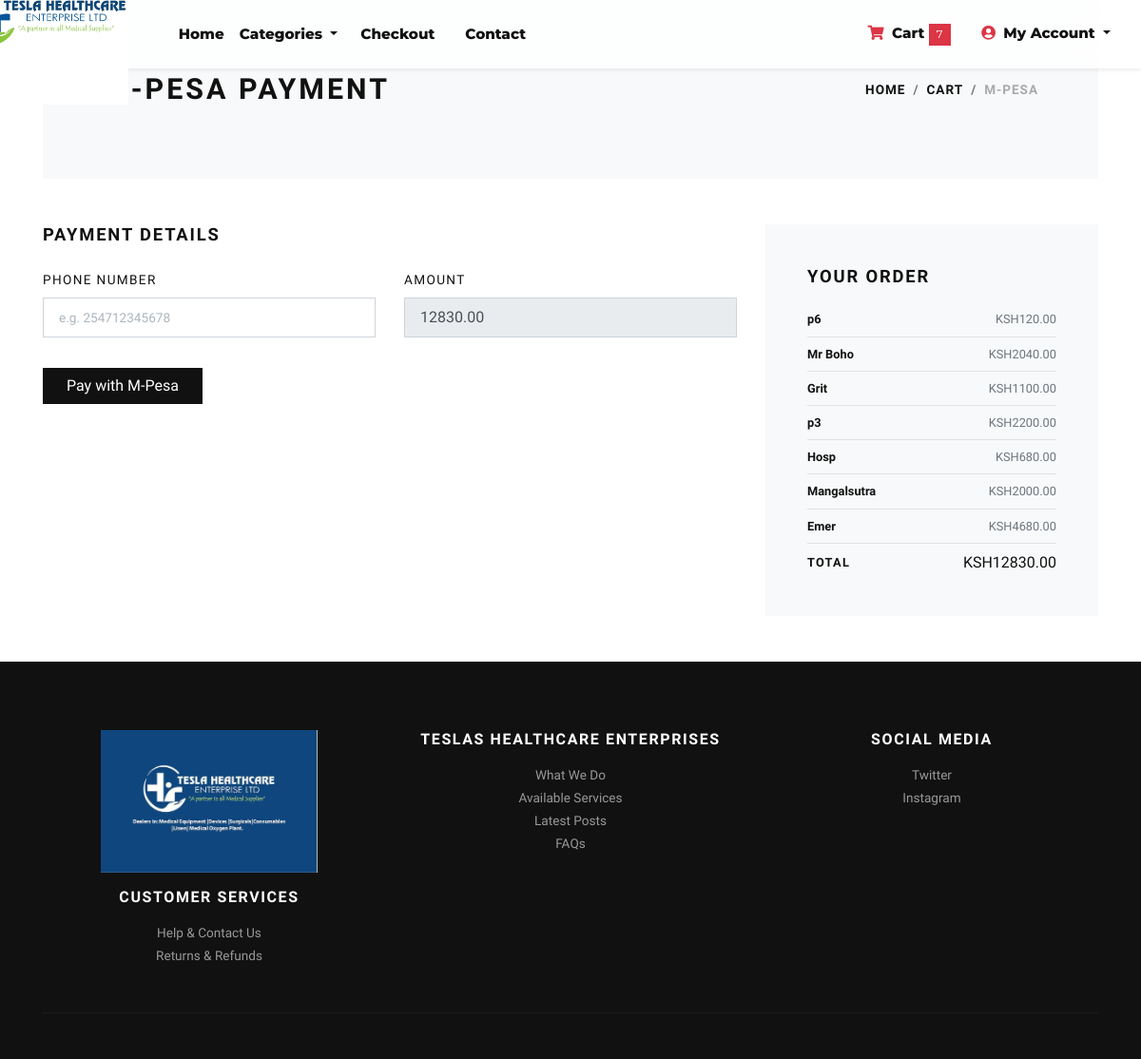
The page /mpesa/ (signed in) on the database as committed earlier.
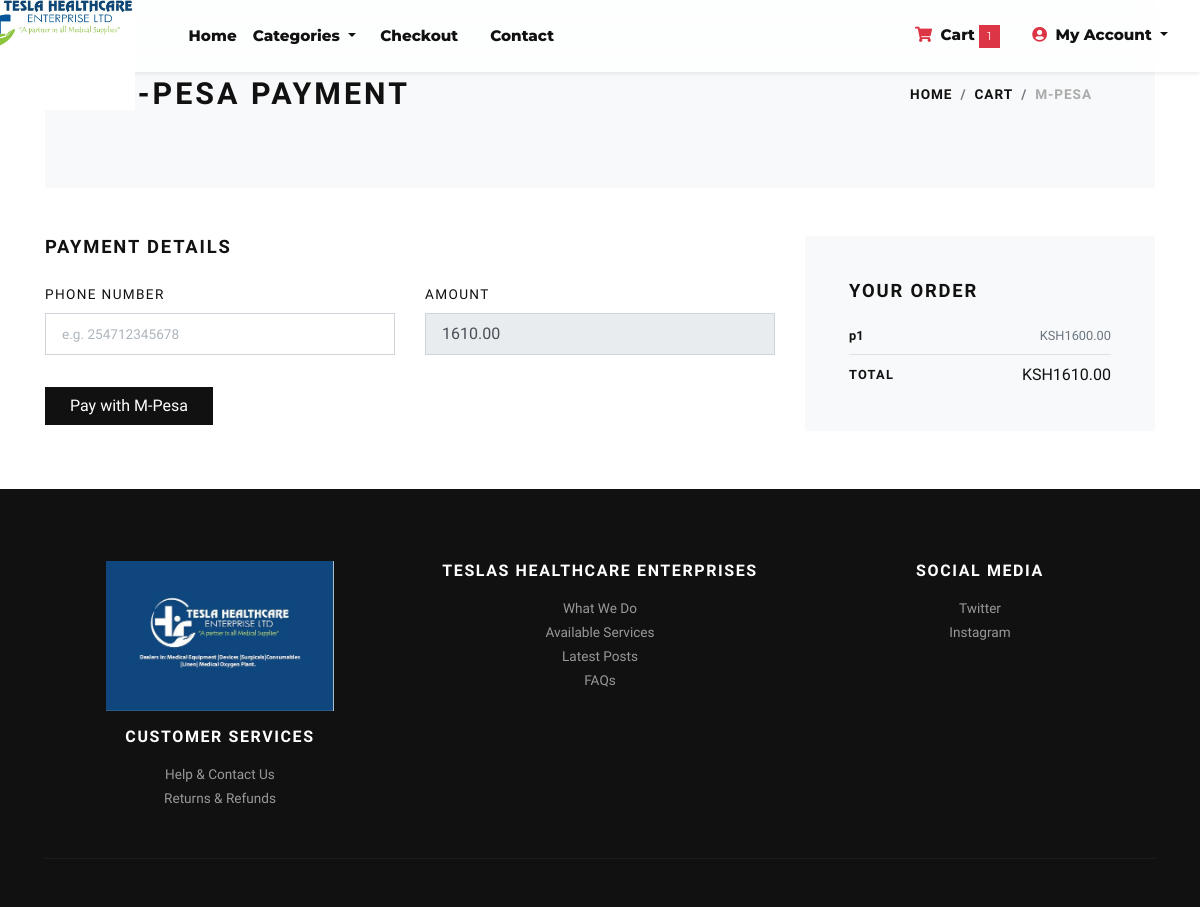
The same page on the database as committed later.
### store/models.py (models this page shows, shortened)
class Cart(models.Model):
    user = models.ForeignKey(User, verbose_name="User", on_delete=models.CASCADE)
    product = models.ForeignKey(Product, verbose_name="Product", on_delete=models.CASCADE)
    quantity = models.PositiveIntegerField(default=1, verbose_name="Quantity")
    created_at = models.DateTimeField(auto_now_add=True, verbose_name="Created Date")
    updated_at = models.DateTimeField(auto_now=True, verbose_name="Updated Date")
    class Meta:
        verbose_name = "Cart Item"
        verbose_name_plural = "Cart Items"
        ordering = ('-created_at',)
    @property
    def total_price(self):
        return self.quantity * self.product.price

class Product(models.Model):
    title = models.CharField(max_length=150, verbose_name="Product Title")
    slug = models.SlugField(max_length=160, unique=True, db_index=True, verbose_name="Product Slug")
    sku = models.CharField(max_length=255, unique=True, verbose_name="Unique Product ID (SKU)")
    short_description = models.TextField(verbose_name="Short Description")
    detail_description = models.TextField(blank=True, null=True, verbose_name="Detail Description")
    product_image = models.ImageField(
        upload_to='product',
        blank=True,
        null=True,
        verbose_name="Product Image"
    )
    price = models.DecimalField(max_digits=8, decimal_places=2)
    category = models.ForeignKey(Category, verbose_name="Product Category", on_delete=models.CASCADE)
    is_active = models.BooleanField(default=True, verbose_name="Is Active?")
    is_featured = models.BooleanField(default=False, verbose_name="Is Featured?")
    created_at = models.DateTimeField(auto_now_add=True, verbose_name="Created Date")
    updated_at = models.DateTimeField(auto_now=True, verbose_name="Updated Date")
    class Meta:
        verbose_name_plural = 'Products'
        ordering = ('-created_at',)

### store/views.py (the view, shortened to what this page needs)
# urls.py: path('mpesa/', views.mpesa_payment, name="mpesa_payment"),
@login_required
def mpesa_payment(request):
    user = request.user
    cart_items = Cart.objects.filter(user=user)
    if not cart_items:
        messages.error(request, "Your cart is empty.")
        return redirect('store:cart')
    amount = decimal.Decimal(0)
    shipping_amount = decimal.Decimal(settings.SHIPPING_COST)
    for item in cart_items:
        amount += item.quantity * item.product.price
    total_amount = amount + shipping_amount
    total_amount_int = int(total_amount)
    return render(request, 'store/mpesa.html', {
        'cart_items': cart_items,
        'total_amount': total_amount
    })

### store/context_preprocessors.py (called while the page is built)
def store_menu(request):
    return {
        'categories_menu': Category.objects.filter(is_active=True)
    }

def cart_menu(request):
    if request.user.is_authenticated:
        return {
            'cart_items': Cart.objects.filter(user=request.user)
        }
    return {}

def currency(request):
    return {
        'CURRENCY_SYMBOL': "KSH"
    }

### templates/store/mpesa.html (shortened to what this page needs)
{% extends 'base.html' %}
{% load static %}
{% block content %}
<div class="container">
    <section class="py-5 bg-light">
        <div class="container">
            <div class="row px-4 px-lg-5 py-lg-4 align-items-center">
                <div class="col-lg-6">
                    <h1 class="h2 text-uppercase mb-0">M-Pesa Payment</h1>
                </div>
                <div class="col-lg-6 text-lg-right">
                    <nav aria-label="breadcrumb">
                        <ol class="breadcrumb justify-content-lg-end mb-0 px-0">
                            <li class="breadcrumb-item"><a href="{% url 'store:home' %}">Home</a></li>
                            <li class="breadcrumb-item"><a href="{% url 'store:cart' %}">Cart</a></li>
                            <li class="breadcrumb-item active" aria-current="page">M-Pesa</li>
                        </ol>
                    </nav>
                </div>
            </div>
        </div>
    </section>
    <section class="py-5">
        <div class="row">
            <div class="col-lg-8">
                <h2 class="h5 text-uppercase mb-4">Payment details</h2>
                <form method="post" action="{% url 'store:mpesa_payment' %}">
                    <div class="row">
                        <div class="col-lg-6 form-group">
                            <label for="phone" class="text-small text-uppercase">Phone number</label>
                            <input type="tel" class="form-control form-control-lg" id="phone" name="phone" placeholder="e.g. 254712345678" required>
                        </div>
                        <div class="col-lg-6 form-group">
                            <label for="amount" class="text-small text-uppercase">Amount</label>
                            <input type="number" class="form-control form-control-lg" id="amount" name="amount" value="{{ total_amount }}" readonly>
                        </div>
                        <div class="col-lg-12 form-group mt-3">
                            <button class="btn btn-dark" type="submit">Pay with M-Pesa</button>
                        </div>
                    </div>
                </form>
            </div>
            <div class="col-lg-4">
                <div class="card border-0 rounded-0 p-lg-4 bg-light">
                    <div class="card-body">
                        <h5 class="text-uppercase mb-4">Your order</h5>
                        <ul class="list-unstyled mb-0">
                            {% for item in cart_items %}
                            <li class="d-flex align-items-center justify-content-between">
                                <strong class="small font-weight-bold">{{ item.product.title }}</strong>
                                <span class="text-muted small">{{ CURRENCY_SYMBOL }}{{ item.total_price }}</span>
                            </li>
                            <li class="border-bottom my-2"></li>
                            {% endfor %}
                            <li class="d-flex align-items-center justify-content-between">
                                <strong class="text-uppercase small font-weight-bold">Total</strong>
                                <span>{{ CURRENCY_SYMBOL }}{{ total_amount|floatformat:2 }}</span>
                            </li>
                        </ul>
                    </div>
                </div>
            </div>
        </div>
    </section>
</div>
{% endblock content %}

Rows that differ between the two databases and show on the page:
removed Cart: product "p6", CURRENCY_SYMBOL "KSH", total_price "120.00"
removed Cart: product "Mr Boho", CURRENCY_SYMBOL "KSH", total_price "2040.00"
removed Cart: product "Grit", CURRENCY_SYMBOL "KSH", total_price "1100.00"
removed Cart: product "p3", CURRENCY_SYMBOL "KSH", total_price "2200.00"
removed Cart: product "Hosp", CURRENCY_SYMBOL "KSH", total_price "680.00"
removed Cart: product "Mangalsutra", CURRENCY_SYMBOL "KSH", total_price "2000.00"
removed Cart: product "Emer", CURRENCY_SYMBOL "KSH", total_price "4680.00"
added Cart: product "p1", CURRENCY_SYMBOL "KSH", total_price "1600.00"
Other text that changed with them:
{{ cart_items.count }}: "7" → "1"
form field amount: "12830.00" → "1610.00"
{{ total_amount|floatformat:2 }}: "12830.00" → "1610.00"
